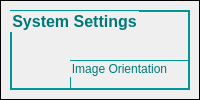
          <widget class="QWidget" name="systemSettingsPage">
           <layout class="QGridLayout" name="gridLayout_8">
            <property name="leftMargin">
             <number>0</number>
            </property>
            <property name="topMargin">
             <number>0</number>
            </property>
            <property name="rightMargin">
             <number>0</number>
            </property>
            <property name="bottomMargin">
             <number>0</number>
            </property>
            <item row="0" column="0">
             <widget class="QFrame" name="frame_systemControls">
              <property name="sizePolicy">
               <sizepolicy hsizetype="Expanding" vsizetype="Expanding">
                <horstretch>0</horstretch>
                <verstretch>0</verstretch>
               </sizepolicy>
              </property>
              <property name="styleSheet">
               <string notr="true">QFrame{background-image : url(:/images/img.jpg);
border:1px solid black}
QLabel{border:0px}</string>
              </property>
              <property name="frameShape">
               <enum>QFrame::StyledPanel</enum>
              </property>
              <property name="frameShadow">
               <enum>QFrame::Raised</enum>
              </property>
              <layout class="QGridLayout" name="gridLayout_16">
               <item row="0" column="0">
                <widget class="QGroupBox" name="groupBox_SystemSettings">
                 <property name="sizePolicy">
                  <sizepolicy hsizetype="Expanding" vsizetype="Expanding">
                   <horstretch>0</horstretch>
                   <verstretch>0</verstretch>
                  </sizepolicy>
                 </property>
                 <property name="font">
                  <font>
                   <family>Arial</family>
                   <pointsize>12</pointsize>
                   <weight>75</weight>
                   <bold>true</bold>
                  </font>
                 </property>
                 <property name="autoFillBackground">
                  <bool>false</bool>
                 </property>
                 <property name="styleSheet">
                  <string notr="true">QGroupBox{ border: 1.5px solid ;
background-color: transparent;
border-color: rgb(0,150,150);
color:rgb(0,120,120);
;}</string>
                 </property>
                 <property name="title">
                  <string>System Settings</string>
                 </property>
                 <widget class="QGroupBox" name="groupBox_ImageOrientation">
                  <property name="geometry">
                   <rect>
                    <x>60</x>
                    <y>50</y>
                    <width>471</width>
                    <height>131</height>
                   </rect>
                  </property>
                  <property name="styleSheet">
                   <string notr="true">QGroupBox{ border: 1px solid ;
background-color: transparent;
border-color: rgb(0,150,150);
color:rgb(0,120,120);
;}</string>
                  </property>
                  <property name="title">
                   <string>Image Orientation</string>
                  </property>
                  <widget class="QPushButton" name="setFlipPushButton">
                   <property name="geometry">
                    <rect>
                     <x>250</x>
                     <y>80</y>
                     <width>121</width>
                     <height>23</height>
                    </rect>
                   </property>
                   <property name="text">
                    <string>Set</string>
                   </property>
                  </widget>
                  <widget class="QCheckBox" name="ShortAxisFlipCheckBox">
                   <property name="geometry">
                    <rect>
                     <x>300</x>
                     <y>40</y>
                     <width>101</width>
                     <height>17</height>
                    </rect>
                   </property>
                   <property name="text">
                    <string>North/South Flip</string>
                   </property>
                  </widget>
                  <widget class="QCheckBox" name="LongAxisFlipCheckBox">
                   <property name="geometry">
                    <rect>
                     <x>90</x>
                     <y>40</y>
                     <width>111</width>
                     <height>17</height>
                    </rect>
                   </property>
                   <property name="text">
                    <string>East/West Flip</string>
                   </property>
                  </widget>
                  <widget class="QPushButton" name="getFlipPushButton">
                   <property name="geometry">
                    <rect>
                     <x>106</x>
                     <y>80</y>
                     <width>121</width>
                     <height>23</height>
                    </rect>
                   </property>
                   <property name="text">
                    <string>Get</string>
                   </property>
                  </widget>
                 </widget>
                 <widget class="QGroupBox" name="groupBox_LEDControl">
                  <property name="geometry">
                   <rect>
                    <x>60</x>
                    <y>210</y>
                    <width>471</width>
                    <height>271</height>
                   </rect>
                  </property>
                  <property name="styleSheet">
                   <string notr="true">QGroupBox{ border: 1px solid ;
background-color: transparent;
border-color: rgb(0,150,150);
color:rgb(0,120,120);
;}</string>
                  </property>
                  <property name="title">
                   <string>LED Control</string>
                  </property>
                  <widget class="QPushButton" name="GetLEDpushButton">
                   <property name="geometry">
                    <rect>
                     <x>111</x>
                     <y>219</y>
                     <width>121</width>
                     <height>23</height>
                    </rect>
                   </property>
                   <property name="text">
                    <string>Get</string>
                   </property>
                  </widget>
                  <widget class="QPushButton" name="SetLEDpushButton">
                   <property name="geometry">
                    <rect>
                     <x>255</x>
                     <y>219</y>
                     <width>121</width>
                     <height>23</height>
                    </rect>
                   </property>
                   <property name="text">
                    <string>Set</string>
                   </property>
                  </widget>
                  <widget class="QGroupBox" name="groupBox_LEDSelection">
                   <property name="geometry">
                    <rect>
                     <x>30</x>
                     <y>41</y>
                     <width>231</width>
                     <height>151</height>
                    </rect>
                   </property>
                   <property name="title">
                    <string>LED Selection</string>
                   </property>
                   <widget class="QRadioButton" name="radioButton_ColorDisplayAuto">
                    <property name="geometry">
                     <rect>
                      <x>30</x>
                      <y>50</y>
                      <width>82</width>
                      <height>17</height>
                     </rect>
                    </property>
                    <property name="text">
                     <string>Automatic</string>
                    </property>
                   </widget>
                   <widget class="QRadioButton" name="radioButton_ColorDisplayManual">
                    <property name="geometry">
                     <rect>
                      <x>145</x>
                      <y>50</y>
                      <width>82</width>
                      <height>17</height>
                     </rect>
                    </property>
                    <property name="text">
                     <string>Manual</string>
                    </property>
                   </widget>
                   <widget class="QCheckBox" name="RedCheckBox">
                    <property name="geometry">
                     <rect>
                      <x>30</x>
                      <y>95</y>
                      <width>41</width>
                      <height>17</height>
                     </rect>
                    </property>
                    <property name="text">
                     <string>Red</string>
                    </property>
                   </widget>
                   <widget class="QCheckBox" name="GreenCheckBox">
                    <property name="geometry">
                     <rect>
                      <x>90</x>
                      <y>95</y>
                      <width>51</width>
                      <height>17</height>
                     </rect>
                    </property>
                    <property name="text">
                     <string>Green</string>
                    </property>
                   </widget>
                   <widget class="QCheckBox" name="BlueCheckBox">
                    <property name="geometry">
                     <rect>
                      <x>160</x>
                      <y>95</y>
                      <width>51</width>
                      <height>17</height>
                     </rect>
                    </property>
                    <property name="text">
                     <string>Blue</string>
                    </property>
                   </widget>
                  </widget>
                  <widget class="QGroupBox" name="groupBox_LEDCurrent">
                   <property name="geometry">
                    <rect>
                     <x>290</x>
                     <y>40</y>
                     <width>150</width>
                     <height>151</height>
                    </rect>
                   </property>
                   <property name="maximumSize">
                    <size>
                     <width>150</width>
                     <height>16777215</height>
                    </size>
                   </property>
                   <property name="title">
                    <string>LED Current(0-255)</string>
                   </property>
                   <widget class="QLineEdit" name="RedLEDCurrent">
                    <property name="geometry">
                     <rect>
                      <x>70</x>
                      <y>20</y>
                      <width>61</width>
                      <height>20</height>
                     </rect>
                    </property>
                    <property name="text">
                     <string>0</string>
                    </property>
                   </widget>
                   <widget class="QLineEdit" name="BlueLEDCurrent">
                    <property name="geometry">
                     <rect>
                      <x>70</x>
                      <y>50</y>
                      <width>61</width>
                      <height>20</height>
                     </rect>
                    </property>
                    <property name="text">
                     <string>0</string>
                    </property>
                   </widget>
                   <widget class="QLineEdit" name="GreenLEDCurrent">
                    <property name="geometry">
                     <rect>
                      <x>70</x>
                      <y>80</y>
                      <width>61</width>
                      <height>20</height>
                     </rect>
                    </property>
                    <property name="text">
                     <string>0</string>
                    </property>
                   </widget>
                   <widget class="QCheckBox" name="LedPwmInvert_checkBox">
                    <property name="geometry">
                     <rect>
                      <x>30</x>
                      <y>120</y>
                      <width>81</width>
                      <height>17</height>
                     </rect>
                    </property>
                    <property name="text">
                     <string>Invert PWM</string>
                    </property>
                   </widget>
                   <widget class="QLabel" name="label_Red">
                    <property name="geometry">
                     <rect>
                      <x>19</x>
                      <y>23</y>
                      <width>31</width>
                      <height>16</height>
                     </rect>
                    </property>
                    <property name="styleSheet">
                     <string notr="true">QLabel{border:0px}</string>
                    </property>
                    <property name="text">
                     <string>Red</string>
                    </property>
                   </widget>
                   <widget class="QLabel" name="label_Blue">
                    <property name="geometry">
                     <rect>
                      <x>19</x>
                      <y>53</y>
                      <width>31</width>
                      <height>16</height>
                     </rect>
                    </property>
                    <property name="styleSheet">
                     <string notr="true">QLabel{border:0px}</string>
                    </property>
                    <property name="text">
                     <string>Blue</string>
                    </property>
                   </widget>
                   <widget class="QLabel" name="label_Green">
                    <property name="geometry">
                     <rect>
                      <x>19</x>
                      <y>83</y>
                      <width>41</width>
                      <height>16</height>
                     </rect>
                    </property>
                    <property name="styleSheet">
                     <string notr="true">QLabel{border:0px}</string>
                    </property>
                    <property name="text">
                     <string>Green</string>
                    </property>
                   </widget>
                  </widget>
                  <zorder>groupBox_LEDSelection</zorder>
                  <zorder>groupBox_LEDCurrent</zorder>
                  <zorder>GetLEDpushButton</zorder>
                  <zorder>SetLEDpushButton</zorder>
                 </widget>
                 <widget class="QGroupBox" name="groupBox_OpticalInvert">
                  <property name="geometry">
                   <rect>
                    <x>560</x>
                    <y>50</y>
                    <width>291</width>
                    <height>131</height>
                   </rect>
                  </property>
                  <property name="styleSheet">
                   <string notr="true">QGroupBox{ border: 1px solid ;
background-color: transparent;
border-color: rgb(0,150,150);
color:rgb(0,120,120);
;}</string>
                  </property>
                  <property name="title">
                   <string>Optical Invert</string>
                  </property>
                  <widget class="QCheckBox" name="patternDisplayInvertData_checkBox">
                   <property name="geometry">
                    <rect>
                     <x>51</x>
                     <y>28</y>
                     <width>161</width>
                     <height>41</height>
                    </rect>
                   </property>
                   <property name="text">
                    <string>Pattern Display Invert Data</string>
                   </property>
                  </widget>
                  <widget class="QWidget" name="layoutWidget_3">
                   <property name="geometry">
                    <rect>
                     <x>50</x>
                     <y>79</y>
                     <width>201</width>
                     <height>30</height>
                    </rect>
                   </property>
                   <layout class="QHBoxLayout" name="horizontalLayout_8">
                    <item>
                     <widget class="QPushButton" name="getPatternDisplayInvertData_button">
                      <property name="text">
                       <string>Get</string>
                      </property>
                     </widget>
                    </item>
                    <item>
                     <widget class="QPushButton" name="setPatternDisplayInvertData_button">
                      <property name="text">
                       <string>Set</string>
                      </property>
                     </widget>
                    </item>
                   </layout>
                  </widget>
                 </widget>
                </widget>
               </item>
              </layout>
             </widget>
            </item>
           </layout>
          </widget>
